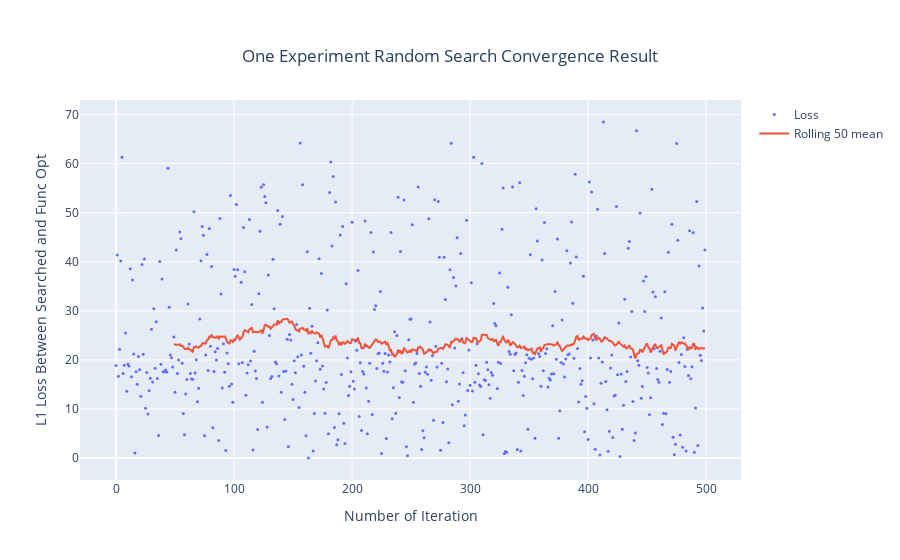

Notebook cell for this chart:
### Code cell
import plotly.graph_objs as go

fig = go.Figure()
moving_avg_list = []
for key, gp in df.groupby('random_state'):
    moving_avg_list.append(abs(gp.sort_values('num_exp')['reward'] - opt))

for x in moving_avg_list[-2:-1]:
    fig.add_trace(go.Scatter(x=list(range(len(x))), y=x, mode='markers', marker={'size': 3}, name='Loss'))
    fig.add_trace(go.Scatter(x=list(range(len(x))), y=x.rolling(50).mean(), mode='lines', name='Rolling 50 mean'))
    break

fig.update_layout(
    title={
        "text": "One Experiment Random Search Convergence Result",
        'x': 0.5,
        'xanchor': 'center',
        'yanchor': 'top'
    },
    xaxis_title="Number of Iteration",
    yaxis_title="L1 Loss Between Searched and Func Opt",
)

# fig.show()

### Figure 1 — Plotly figure (JSON) as saved in the notebook; plotly's stock layout.template omitted (floating-point values rounded to 4 significant figures; data arrays with more than 128 entries replaced by an {"elided": "..."} marker saying what was removed)
{"data": [{"marker": {"size": 3}, "mode": "markers", "name": "Loss", "type": "scatter", "x": {"elided": "500 int values"}, "y": {"elided": "500 float values"}}, {"mode": "lines", "name": "Rolling 50 mean", "type": "scatter", "x": {"elided": "500 int values"}, "y": {"elided": "500 float values"}}], "layout": {"title": {"text": "One Experiment Random Search Convergence Result", "x": 0.5, "xanchor": "center", "yanchor": "top"}, "xaxis": {"title": {"text": "Number of Iteration"}}, "yaxis": {"title": {"text": "L1 Loss Between Searched and Func Opt"}}}}
